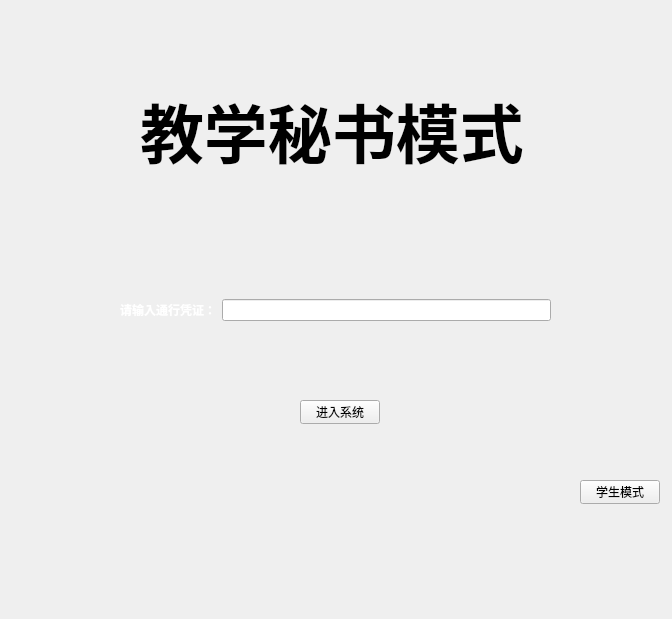
<?xml version="1.0" encoding="UTF-8"?>
<ui version="4.0">
 <class>LogWindow</class>
 <widget class="QWidget" name="LogWindow">
  <property name="geometry">
   <rect>
    <x>0</x>
    <y>0</y>
    <width>672</width>
    <height>619</height>
   </rect>
  </property>
  <property name="windowTitle">
   <string>Form</string>
  </property>
  <widget class="QWidget" name="horizontalLayoutWidget">
   <property name="geometry">
    <rect>
     <x>120</x>
     <y>270</y>
     <width>431</width>
     <height>80</height>
    </rect>
   </property>
   <layout class="QHBoxLayout" name="horizontalLayout">
    <item>
     <widget class="QLabel" name="label">
      <property name="text">
       <string>&lt;html&gt;&lt;head/&gt;&lt;body&gt;&lt;p&gt;&lt;span style=&quot; font-weight:700; color:#ffffff;&quot;&gt;请输入通行凭证：&lt;/span&gt;&lt;/p&gt;&lt;/body&gt;&lt;/html&gt;</string>
      </property>
     </widget>
    </item>
    <item>
     <widget class="QLineEdit" name="TSPasswordLine"/>
    </item>
   </layout>
  </widget>
  <widget class="QWidget" name="verticalLayoutWidget">
   <property name="geometry">
    <rect>
     <x>140</x>
     <y>80</y>
     <width>482</width>
     <height>103</height>
    </rect>
   </property>
   <layout class="QVBoxLayout" name="verticalLayout">
    <item>
     <widget class="QLabel" name="label_2">
      <property name="text">
       <string>&lt;html&gt;&lt;head/&gt;&lt;body&gt;&lt;p&gt;&lt;span style=&quot; font-size:48pt; font-weight:700;&quot;&gt;教学秘书模式&lt;/span&gt;&lt;/p&gt;&lt;/body&gt;&lt;/html&gt;</string>
      </property>
     </widget>
    </item>
   </layout>
  </widget>
  <widget class="QLabel" name="label_3">
   <property name="geometry">
    <rect>
     <x>0</x>
     <y>0</y>
     <width>671</width>
     <height>511</height>
    </rect>
   </property>
   <property name="text">
    <string/>
   </property>
   <property name="pixmap">
    <pixmap resource="res.qrc">:/image/image/login.jpg</pixmap>
   </property>
   <property name="scaledContents">
    <bool>true</bool>
   </property>
  </widget>
  <widget class="QPushButton" name="stuButton">
   <property name="geometry">
    <rect>
     <x>580</x>
     <y>480</y>
     <width>80</width>
     <height>24</height>
    </rect>
   </property>
   <property name="text">
    <string>学生模式</string>
   </property>
  </widget>
  <widget class="QPushButton" name="TSLogButton">
   <property name="geometry">
    <rect>
     <x>300</x>
     <y>400</y>
     <width>80</width>
     <height>24</height>
    </rect>
   </property>
   <property name="text">
    <string>进入系统</string>
   </property>
  </widget>
  <zorder>label_3</zorder>
  <zorder>horizontalLayoutWidget</zorder>
  <zorder>verticalLayoutWidget</zorder>
  <zorder>stuButton</zorder>
  <zorder>TSLogButton</zorder>
 </widget>
 <resources>
  <include location="res.qrc"/>
 </resources>
 <connections/>
</ui>
